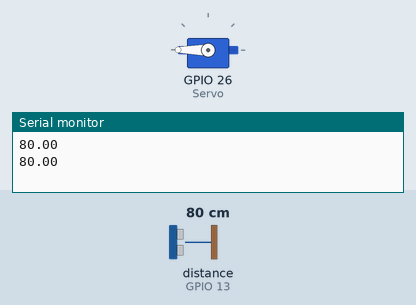
Bench run of a sketch on a simulated ESP32. On the bench: servo, the last lines printed to the serial monitor. Wiring (inferred from the names in the program): ultrasonic range finder: trigger GPIO 12; echo GPIO 13. The test bench sets the inputs (shaded band); at power-on: distance to the obstacle (sensor on GPIO 13) 80 cm. The echo pulse lasts 58.3 µs per cm.

Above: at 1.2 s.
1.3 s: distance to the obstacle (sensor on GPIO 13) set to 9 cm
2.8 s: distance to the obstacle (sensor on GPIO 13) set to 6 cm
At 3.7 s:
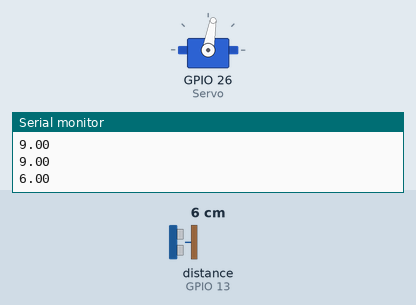
4.9 s: distance to the obstacle (sensor on GPIO 13) set to 18 cm
At 6.2 s:
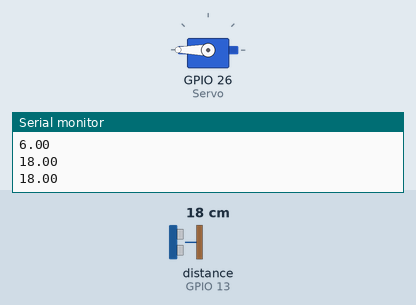
6.9 s: distance to the obstacle (sensor on GPIO 13) set to 2 cm
At 8.7 s:
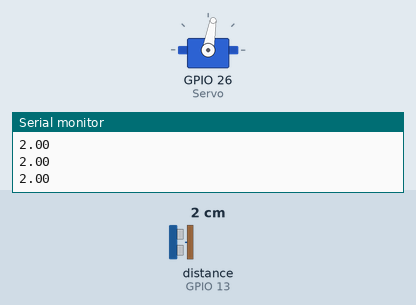
Timing chart, 0 to 9.8 s (numbered marks = the images above; inputs shaded):
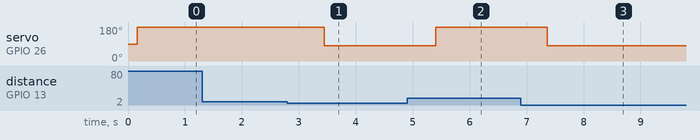

The sketch:

6.3Intelligent-Feeding-System.ino
```cpp
// 6.3 INTELLIGENT FEEDING SYSTEM
// 6.4 Function to determines the presence of animals via the distance value. If there is, feeding box will open.

#include <ESP32_Servo.h>  // Import the library for servo control on ESP32 board.

Servo myservo;  // Create a servo object to control a servo.

// Make sure the pin number match with io12, io13, io26 you attach on the board.
#define Trig 12  // Set the trig sensor pin.
#define Echo 13  // Set the echo sensor pin.
#define Servo 26 // Set the servo pin.

int duration, distance; // Variables to store the duration of the pulse and the calculated distance.

// Set the setup.
void setup() {
  Serial.begin(9600);         // Initialize serial communication and set baud rate to "9600".
  pinMode(Trig, OUTPUT);   // Set the trig pin as an output.
  pinMode(Echo, INPUT);    // Set the echo pin as an input.
  myservo.attach(Servo);   // Attach the servo on pin 26 to the servo object.
}

// The loop function run repeatedly forever.
void loop() {
  Serial.println(getDistance());  // Print the distance measured by the ultrasonic sensor.

  // When the distance is detected within 2 to 7 cm, open the feeding box. Otherwise, close it.
  if (getDistance() >= 2 && 7 >= getDistance()) {
    myservo.write(80);       // Rotate the servo to 80 degrees to open the box
    delay(500);              // Wait for 500 milliseconds
  } else {
    myservo.write(180);      // Rotate the servo to 180 degrees to close the box
    delay(500);              // Wait for 500 milliseconds
  }
}

// Function to measure and return the distance detected by the ultrasonic sensor.
float getDistance() {
  digitalWrite(Trig, LOW);      // Set the trig pin is low.
  delayMicroseconds(2);            // Wait for 2 microseconds.

  digitalWrite(Trig, HIGH);     // Set the trig pin high.
  delayMicroseconds(10);           // Wait for 10 microseconds to trigger the sensor.
  digitalWrite(Trig, LOW);      // Set the trig pin low.

  duration = pulseIn(Echo, HIGH); // Measure the duration of the pulse from the echo pin.
  distance = duration / 58;          // Convert the duration into distance in centimeters.
  delay(50);                         // Wait for 50 milliseconds before the next measurement.

  return distance;                   // Return the measured distance.
}

// RESULT
// System will opened feeding box when there is object in rage distance between 2cm to 7cm.
// Other than that feeding box will closed.
```

Measured:
- the behaviour switches between 8 and 7 cm on distance to the obstacle (sensor on GPIO 13) (found by bisection; images 0 and 1)
- after the input at 2.8 s, servo on GPIO 26 (Servo): 180° → 80° after 0.64 s
- after the input at 4.9 s, servo on GPIO 26 (Servo): 80° → 180° after 0.50 s
- after the input at 6.9 s, servo on GPIO 26 (Servo): 180° → 80° after 0.46 s
